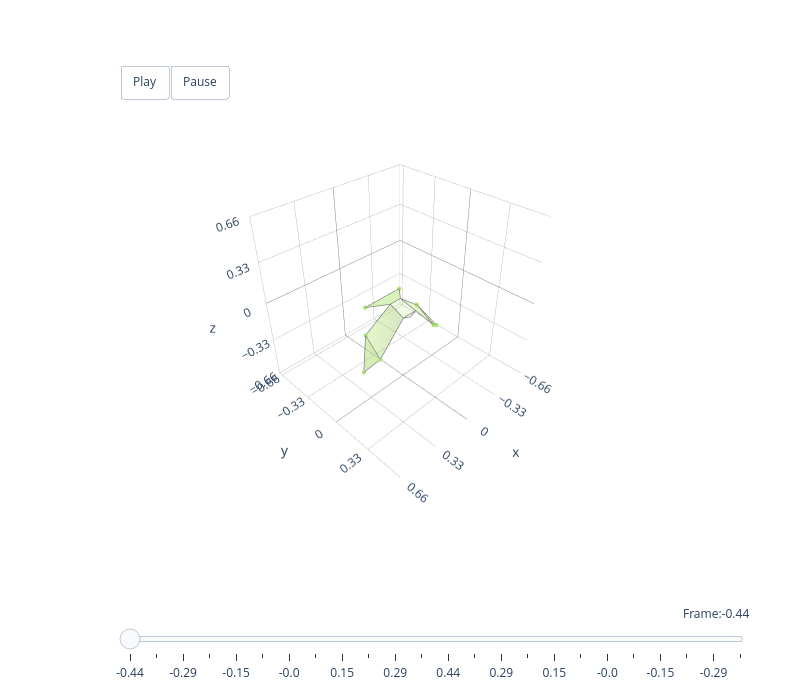

Notebook code cell kept with this figure:
### Markdown cell above
The darker colours show more contribution from that marker coordinate within each morphing shape mode. 

### Animated Mode Visualisation (Preview)

We can animate each morphing shape mode by creating animation frames for its score between ±2 standard deviations around the mean. This shows the physical shape change each mode encodes.

As with the bilateral PCA, individual modes do not represent realistic hawk shapes -- real flight configurations arise from combinations of multiple modes.

> **See Notebook 09** for systematic animations of all nine interpretable modes, reconstruction accuracy analysis, and evidence that realistic shapes require coordinated mode combinations.

### Code cell
# Animate a selected morphing shape mode
hawk3d = Animal3D('hawk', '../../data/mean_hawk_shape.csv')
mu = all_data_mean.reshape(1, -1, 3)
score_frames = get_score_range(scores, num_frames=25)

colour_list = ['#B5E675', '#6ED8A9', '#51B3D4',
               '#4579AA', '#BC96C9', '#917AC2',
               '#51B3D4', '#F19EBA', '#624E8B',
               '#888888', '#888888', '#888888']

# Reconstruct Mode 1 (wing lifting)
component_index = [0]
reconstructed = reconstruct(score_frames, principal_components, mu, component_index)

# Convert to bilateral for visualisation
recon_bilateral = to_bilateral(reconstructed)

# Interactive 3D animation
from morphing_birds import animate_plotly
slider_scores = score_frames[:, 0]
fig = animate_plotly(hawk3d, recon_bilateral, colour=colour_list[0],
                     score_vals=slider_scores)
fig.show()

### Figure 1 — Plotly figure (JSON) as saved in the notebook; plotly's stock layout.template omitted (floating-point values rounded to 4 significant figures)
{"data": [{"color": "#B5E675", "hoverinfo": "none", "opacity": 0.5, "type": "mesh3d", "x": [-0.3803, -0.2757, -0.2603], "y": [-0.009377, 0.04866, -0.1139], "z": [-0.3847, -0.2959, -0.1827]}, {"hoverinfo": "name", "line": {"color": "grey", "width": 1.5}, "mode": "lines", "name": "left_handwing #B5E675", "type": "scatter3d", "x": [-0.3803, -0.2757, -0.2603, -0.3803], "y": [-0.009377, 0.04866, -0.1139, -0.009377], "z": [-0.3847, -0.2959, -0.1827, -0.3847]}, {"color": "#B5E675", "hoverinfo": "none", "opacity": 0.5, "type": "mesh3d", "x": [0.3803, 0.2757, 0.2603], "y": [-0.009377, 0.04866, -0.1139], "z": [-0.3847, -0.2959, -0.1827]}, {"hoverinfo": "name", "line": {"color": "grey", "width": 1.5}, "mode": "lines", "name": "right_handwing #B5E675", "type": "scatter3d", "x": [0.3803, 0.2757, 0.2603, 0.3803], "y": [-0.009377, 0.04866, -0.1139, -0.009377], "z": [-0.3847, -0.2959, -0.1827, -0.3847]}, {"color": "#B5E675", "hoverinfo": "none", "opacity": 0.4, "type": "mesh3d", "x": [-0.2757, -0.2603, -0.05, -0.06], "y": [0.04866, -0.1139, -0.08, 0.06], "z": [-0.2959, -0.1827, -0.005, -0.045]}, {"hoverinfo": "name", "line": {"color": "grey", "width": 1.5}, "mode": "lines", "name": "left_armwing #B5E675", "type": "scatter3d", "x": [-0.2757, -0.2603, -0.05, -0.06, -0.2757], "y": [0.04866, -0.1139, -0.08, 0.06, 0.04866], "z": [-0.2959, -0.1827, -0.005, -0.045, -0.2959]}, {"color": "#B5E675", "hoverinfo": "none", "opacity": 0.4, "type": "mesh3d", "x": [0.2757, 0.2603, 0.05, 0.06], "y": [0.04866, -0.1139, -0.08, 0.06], "z": [-0.2959, -0.1827, -0.005, -0.045]}, {"hoverinfo": "name", "line": {"color": "grey", "width": 1.5}, "mode": "lines", "name": "right_armwing #B5E675", "type": "scatter3d", "x": [0.2757, 0.2603, 0.05, 0.06, 0.2757], "y": [0.04866, -0.1139, -0.08, 0.06, 0.04866], "z": [-0.2959, -0.1827, -0.005, -0.045, -0.2959]}, {"color": "#B5E675", "hoverinfo": "none", "opacity": 0.2, "type": "mesh3d", "x": [0.06, -0.06, -0.05, 0.05], "y": [0.06, 0.06, -0.08, -0.08], "z": [-0.045, -0.045, -0.005, -0.005]}, {"hoverinfo": "name", "line": {"color": "grey", "width": 1.5}, "mode": "lines", "name": "body #B5E675", "type": "scatter3d", "x": [0.06, -0.06, -0.05, 0.05, 0.06], "y": [0.06, 0.06, -0.08, -0.08, 0.06], "z": [-0.045, -0.045, -0.005, -0.005, -0.045]}, {"color": "#B5E675", "hoverinfo": "none", "opacity": 0.2, "type": "mesh3d", "x": [0.06, 3.743e-05, -0.06], "y": [0.06, 0.0705, 0.06], "z": [-0.045, -0.0617, -0.045]}, {"hoverinfo": "name", "line": {"color": "grey", "width": 1.5}, "mode": "lines", "name": "head #B5E675", "type": "scatter3d", "x": [0.06, 3.743e-05, -0.06, 0.06], "y": [0.06, 0.0705, 0.06, 0.06], "z": [-0.045, -0.0617, -0.045, -0.045]}, {"color": "#B5E675", "hoverinfo": "none", "opacity": 0.5, "type": "mesh3d", "x": [0.1701, -0.1701, -0.05, 0.05], "y": [-0.2128, -0.2128, -0.08, -0.08], "z": [-0.03992, -0.03992, -0.005, -0.005]}, {"hoverinfo": "name", "line": {"color": "grey", "width": 1.5}, "mode": "lines", "name": "tail #B5E675", "type": "scatter3d", "x": [0.1701, -0.1701, -0.05, 0.05, 0.1701], "y": [-0.2128, -0.2128, -0.08, -0.08, -0.2128], "z": [-0.03992, -0.03992, -0.005, -0.005, -0.03992]}, {"hoverinfo": "none", "marker": {"color": "#B5E675", "opacity": 1, "size": 2.5}, "mode": "markers", "type": "scatter3d", "x": [-0.3803, 0.3803, -0.2757, 0.2757, -0.2603, 0.2603, -0.1701, 0.1701], "y": [-0.009377, -0.009377, 0.04866, 0.04866, -0.1139, -0.1139, -0.2128, -0.2128], "z": [-0.3847, -0.3847, -0.2959, -0.2959, -0.1827, -0.1827, -0.03992, -0.03992]}], "layout": {"height": 700, "margin": {"b": 100, "l": 50, "r": 50, "t": 100}, "scene": {"aspectmode": "cube", "aspectratio": {"x": 1, "y": 1, "z": 1}, "camera": {"eye": {"x": 1.5, "y": 1.5, "z": 1.5}, "up": {"x": 0, "y": 0, "z": 1}}, "domain": {"x": [0, 1], "y": [0.1, 1]}, "xaxis": {"backgroundcolor": "white", "dtick": 0.3299, "gridcolor": "grey", "gridwidth": 0.5, "range": [-0.6598, 0.6598], "showbackground": true, "zerolinecolor": "grey"}, "yaxis": {"backgroundcolor": "white", "dtick": 0.3299, "gridcolor": "grey", "gridwidth": 0.5, "range": [-0.6939, 0.6258], "showbackground": true, "zerolinecolor": "grey"}, "zaxis": {"backgroundcolor": "white", "dtick": 0.3299, "gridcolor": "grey", "gridwidth": 0.5, "range": [-0.6598, 0.6598], "showbackground": true, "zerolinecolor": "grey"}}, "showlegend": false, "sliders": [{"active": 0, "currentvalue": {"font": {"size": 12}, "prefix": "Frame:", "visible": true, "xanchor": "right"}, "len": 0.9, "pad": {"b": 10, "t": 50}, "steps": [{"args": [[0], {"frame": {"duration": 300, "redraw": true}, "mode": "immediate", "transition": {"duration": 300}}], "label": "-0.44", "method": "animate"}, {"args": [[1], {"frame": {"duration": 300, "redraw": true}, "mode": "immediate", "transition": {"duration": 300}}], "label": "-0.37", "method": "animate"}, {"args": [[2], {"frame": {"duration": 300, "redraw": true}, "mode": "immediate", "transition": {"duration": 300}}], "label": "-0.29", "method": "animate"}, {"args": [[3], {"frame": {"duration": 300, "redraw": true}, "mode": "immediate", "transition": {"duration": 300}}], "label": "-0.22", "method": "animate"}, {"args": [[4], {"frame": {"duration": 300, "redraw": true}, "mode": "immediate", "transition": {"duration": 300}}], "label": "-0.15", "method": "animate"}, {"args": [[5], {"frame": {"duration": 300, "redraw": true}, "mode": "immediate", "transition": {"duration": 300}}], "label": "-0.07", "method": "animate"}, {"args": [[6], {"frame": {"duration": 300, "redraw": true}, "mode": "immediate", "transition": {"duration": 300}}], "label": "-0.0", "method": "animate"}, {"args": [[7], {"frame": {"duration": 300, "redraw": true}, "mode": "immediate", "transition": {"duration": 300}}], "label": "0.07", "method": "animate"}, {"args": [[8], {"frame": {"duration": 300, "redraw": true}, "mode": "immediate", "transition": {"duration": 300}}], "label": "0.15", "method": "animate"}, {"args": [[9], {"frame": {"duration": 300, "redraw": true}, "mode": "immediate", "transition": {"duration": 300}}], "label": "0.22", "method": "animate"}, {"args": [[10], {"frame": {"duration": 300, "redraw": true}, "mode": "immediate", "transition": {"duration": 300}}], "label": "0.29", "method": "animate"}, {"args": [[11], {"frame": {"duration": 300, "redraw": true}, "mode": "immediate", "transition": {"duration": 300}}], "label": "0.37", "method": "animate"}, {"args": [[12], {"frame": {"duration": 300, "redraw": true}, "mode": "immediate", "transition": {"duration": 300}}], "label": "0.44", "method": "animate"}, {"args": [[13], {"frame": {"duration": 300, "redraw": true}, "mode": "immediate", "transition": {"duration": 300}}], "label": "0.37", "method": "animate"}, {"args": [[14], {"frame": {"duration": 300, "redraw": true}, "mode": "immediate", "transition": {"duration": 300}}], "label": "0.29", "method": "animate"}, {"args": [[15], {"frame": {"duration": 300, "redraw": true}, "mode": "immediate", "transition": {"duration": 300}}], "label": "0.22", "method": "animate"}, {"args": [[16], {"frame": {"duration": 300, "redraw": true}, "mode": "immediate", "transition": {"duration": 300}}], "label": "0.15", "method": "animate"}, {"args": [[17], {"frame": {"duration": 300, "redraw": true}, "mode": "immediate", "transition": {"duration": 300}}], "label": "0.07", "method": "animate"}, {"args": [[18], {"frame": {"duration": 300, "redraw": true}, "mode": "immediate", "transition": {"duration": 300}}], "label": "-0.0", "method": "animate"}, {"args": [[19], {"frame": {"duration": 300, "redraw": true}, "mode": "immediate", "transition": {"duration": 300}}], "label": "-0.07", "method": "animate"}, {"args": [[20], {"frame": {"duration": 300, "redraw": true}, "mode": "immediate", "transition": {"duration": 300}}], "label": "-0.15", "method": "animate"}, {"args": [[21], {"frame": {"duration": 300, "redraw": true}, "mode": "immediate", "transition": {"duration": 300}}], "label": "-0.22", "method": "animate"}, {"args": [[22], {"frame": {"duration": 300, "redraw": true}, "mode": "immediate", "transition": {"duration": 300}}], "label": "-0.29", "method": "animate"}, {"args": [[23], {"frame": {"duration": 300, "redraw": true}, "mode": "immediate", "transition": {"duration": 300}}], "label": "-0.37", "method": "animate"}], "transition": {"duration": 300, "easing": "cubic-in-out"}, "x": 0.1, "xanchor": "left", "y": 0, "yanchor": "top"}], "updatemenus": [{"buttons": [{"args": [null, {"frame": {"duration": 100, "redraw": true}, "mode": "immediate"}], "label": "Play", "method": "animate"}, {"args": [[null], {"frame": {"duration": 0, "redraw": true}, "mode": "immediate"}], "label": "Pause", "method": "animate"}], "direction": "left", "pad": {"r": 10, "t": 10}, "showactive": false, "type": "buttons", "x": 0.1, "xanchor": "left", "y": 1.1, "yanchor": "top"}], "width": 800}}
